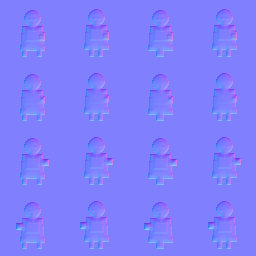
#> input picture Content/Art/Rigs/Hero/Rig_Hero_N.png, 256 x 256 px; its folder holds only this picture in this run
$ python slice_normal_rig.py --input ../../../../Content/Art/Rigs/Hero/Rig_Hero_N.png
#> lines starting #> are read from the running program, lines starting #| are printed output that depends on the picture
#> in process_pipeline, raw_img is the input picture: PIL image 256x256 RGB; mean R, G, B 127.8, 127.8, 254.1
#!/usr/bin/env python3
"""
slice_normal_rig.py

Zero-dependency (numpy + Pillow) 2.5D Hybrid Sprite Sheet Slicer & Channel Extractor
for Unreal Engine 5.8 (C++20 Dark Dungeoneer).

Features:
- Procedural 4x4 magenta-keyed (#FF00FF) archetype synthesis (--synthesize-archetype {hero, exploder, thrower})
- Hard-edge chroma-key stripping (_D.png RGBA) replacing #FF00FF with (0,0,0,0) and zero-halo neighbor cleanup
- Tangent-space normal synthesis (_N.png RGB) using pure-NumPy Chamfer distance-transform dome bevel + 3x3 Sobel luminance gradient
- High-luminance emissive mask extraction (_E.png RGB) isolating Player yellow lantern (#FFCC00),
  Exploder orange magma belly (#FF5500), and Fast Thrower cyan flasks (#00FFFF)
- Packed ORM synthesis (_ORM.png) and 24-color dark gothic palette remix (--remix)
- Normalized UV sub-rectangles (U0, V0, U1, V1) & bottom-center foot pivots for all 16 cells (AtlasMetadata.json)
- Legacy socket metadata (rig_sockets.json) and SHA-256 provenance tracking (Content/AssetManifest.json)
"""

import argparse
import hashlib
import json
import math
import os
import sys
from datetime import datetime, timezone

try:
    from PIL import Image, ImageDraw
    import numpy as np
    HAS_PIL_NUMPY = True
except ImportError:
    HAS_PIL_NUMPY = False

# -----------------------------------------------------------------------------
# Constants & Palettes
# -----------------------------------------------------------------------------
TEXELS_PER_METER = 64.0
UU_PER_METER = 100.0
UU_PER_PIXEL = UU_PER_METER / TEXELS_PER_METER  # 1.5625 UU / px

CHROMA_KEY_MAGENTA = (255, 0, 255)
PORTAL_KEY_GREEN = (0, 255, 0)
PUDDLE_ROUGHNESS_BYTE = int(round(0.05 * 255.0))  # 13 = 0.05 specular water roughness

DARK_GOTHIC_PALETTE = [
    # Shadows / Charcoals
    (12, 12, 16),
    (22, 24, 30),
    (36, 40, 48),
    # Cold Iron / Steel
    (60, 68, 80),
    (96, 108, 122),
    (148, 162, 178),
    # Stone / Leather
    (45, 36, 30),
    (78, 62, 50),
    (115, 94, 76),
    # Bone / Cloak Light
    (185, 180, 165),
    (225, 222, 210),
    # Dried Blood / Deep Crimson
    (75, 15, 18),
    (128, 25, 32),
    (180, 40, 50),
    # Necrotic Mold / Rotting Flesh
    (35, 52, 38),
    (62, 88, 60),
    (95, 130, 85),
    # Key Emissive Accents (Preserved cleanly for _E extraction)
    (255, 204, 0),    # Player Lantern Yellow (#FFCC00)
    (255, 85, 0),     # Exploder Magma Orange (#FF5500)
    (255, 195, 60),   # Magma Hot Core
    (0, 255, 255),    # Fast Thrower Alchemical Cyan (#00FFFF)
    (110, 235, 255),  # Cyan Core Highlight
    # Neutral Moonlight Glint
    (240, 250, 255),
]


def compute_sha256(filepath):
    """Computes the hex SHA-256 hash of a file."""
    h = hashlib.sha256()
    with open(filepath, "rb") as f:
        while chunk := f.read(65536):
            h.update(chunk)
    return h.hexdigest()


# -----------------------------------------------------------------------------
# Procedural Archetype Synthesis (64x64 per frame -> 256x256 4x4 #FF00FF atlas)
# -----------------------------------------------------------------------------
# [397 lines left out: functions synthesize_archetype_sheet, infer_dungeon_sheet_type, synthesize_dungeon_sheet, detect_mirror_portal_mask, generate_dungeon_heightmap_and_roughness, generate_prop_orm_with_portal_mask, not called in this run]


# -----------------------------------------------------------------------------
# Emissive Detection Helper (_E Mask + Remix Preservation)
# -----------------------------------------------------------------------------
def compute_emissive_pixel_mask(arr_rgba):
    """
    Identifies high-luminance saturated emissive pixels matching:
      - Player lantern yellow (#FFCC00)
      - Exploder magma belly orange (#FF5500)
      - Fast Thrower alchemical flask cyan (#00FFFF)
    """
    r = arr_rgba[:, :, 0].astype(np.int32)
    g = arr_rgba[:, :, 1].astype(np.int32)
    b = arr_rgba[:, :, 2].astype(np.int32)
    alpha_ok = arr_rgba[:, :, 3] > 0

    is_yellow_lantern = (r >= 180) & (g >= 135) & (b <= 115) & ((r - b) >= 85)
    is_magma_belly = (r >= 180) & (g >= 40) & (g <= 215) & (b <= 95) & ((r - b) >= 100)
    is_cyan_flask = (b >= 170) & (g >= 155) & (r <= 135) & ((np.minimum(g, b) - r) >= 55)

    vmax = np.maximum(np.maximum(r, g), b).astype(np.float32)
    vmin = np.minimum(np.minimum(r, g), b).astype(np.float32)
    sat = (vmax - vmin) / np.maximum(vmax, 1.0)
    is_bright_sat = (vmax >= 225.0) & (sat >= 0.48)

    # Guard against stray magenta background leakage
    not_magenta = ~((r >= 185) & (b >= 185) & (g <= 95))

    return alpha_ok & not_magenta & (is_yellow_lantern | is_magma_belly | is_cyan_flask | is_bright_sat)


# -----------------------------------------------------------------------------
# Deliverable 1a: Hard-Edge Magenta Keying & Zero-Halo Cleanup (_D.png RGBA)
# -----------------------------------------------------------------------------
def chroma_key_and_cleanup(image, key_color=CHROMA_KEY_MAGENTA, tolerance=52):
    """
    Strips solid #FF00FF magenta key cleanly into (0, 0, 0, 0) RGBA while
    removing 1px silhouette magenta fringe via nearest clean-interior neighbor
    replacement (hard pixel edges, zero haloing).
    """
#> called with key_color = (255, 0, 255), tolerance = 52
    if not HAS_PIL_NUMPY:
        return image

    arr = np.array(image.convert("RGBA"))
    r = arr[:, :, 0].astype(np.int32)
    g = arr[:, :, 1].astype(np.int32)
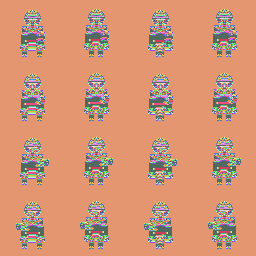
#> g: shape (256, 256) int32; 109 distinct labels, from 48 to 206; one colour per label, 0 black
    b = arr[:, :, 2].astype(np.int32)
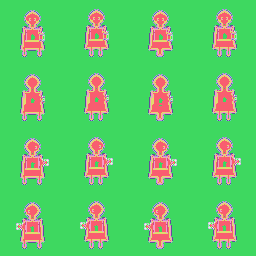
#> b: shape (256, 256) int32; 25 distinct labels, from 227 to 255; one colour per label, 0 black
    a = arr[:, :, 3]
#> a: shape (256, 256); every value is 255

    kr, kg, kb = key_color
    dist_sq = (r - kr) ** 2 + (g - kg) ** 2 + (b - kb) ** 2

    # Key out exact #FF00FF + near-magenta AI fringe + already transparent pixels
    is_magenta_fringe = (np.minimum(r, b) >= 175) & (g <= 90) & ((np.minimum(r, b) - g) >= 115)
#> is_magenta_fringe: shape (256, 256) bool; every value is 0
    is_key = (dist_sq <= (tolerance ** 2)) | is_magenta_fringe | (a < 128)

    # Hard pixel alpha edge: (0,0,0,0) for transparent, alpha=255 for opaque
    arr[is_key] = [0, 0, 0, 0]
    arr[~is_key, 3] = 255

    opaque = arr[:, :, 3] > 0
#> opaque: shape (256, 256) bool; every value is 1

    # Detect pixels adjacent to transparency
    p_opaque = np.pad(opaque, 1, mode="constant", constant_values=False)
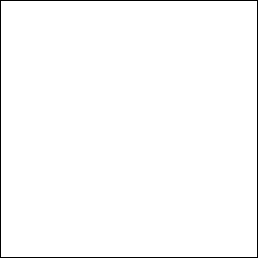
#> p_opaque: shape (258, 258) bool; 98.5% white; black in thin lines or dots
    has_transparent_neighbor = (
        ~p_opaque[:-2, 1:-1] | ~p_opaque[2:, 1:-1] |
        ~p_opaque[1:-1, :-2] | ~p_opaque[1:-1, 2:]
    )
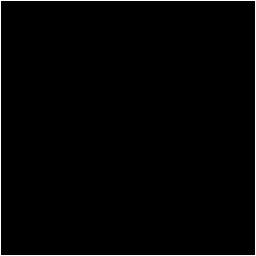
#> has_transparent_neighbor: shape (256, 256) bool; 1.6% white in thin lines or dots
    boundary = opaque & has_transparent_neighbor

    # Residual magenta spill check on boundary texels
    r = arr[:, :, 0].astype(np.int32)
    g = arr[:, :, 1].astype(np.int32)
    b = arr[:, :, 2].astype(np.int32)
    has_spill = boundary & (np.minimum(r, b) > g + 24) & ((r + b) > (2 * g + 60))

    if np.any(has_spill):
        clean_interior = opaque & (~has_spill)
        p_arr = np.pad(arr[:, :, :3].astype(np.int32), ((1, 1), (1, 1), (0, 0)), mode="constant", constant_values=0)
        p_clean = np.pad(clean_interior, 1, mode="constant", constant_values=False)

        accum_rgb = np.zeros((arr.shape[0], arr.shape[1], 3), dtype=np.int32)
        accum_cnt = np.zeros((arr.shape[0], arr.shape[1]), dtype=np.int32)
        for dy, dx in ((-1, 0), (1, 0), (0, -1), (0, 1), (-1, -1), (-1, 1), (1, -1), (1, 1)):
            ys = slice(1 + dy, 1 + dy + arr.shape[0])
            xs = slice(1 + dx, 1 + dx + arr.shape[1])
            mask = p_clean[ys, xs]
            accum_rgb[mask] += p_arr[ys, xs][mask]
            accum_cnt[mask] += 1

        replace_mask = has_spill & (accum_cnt > 0)
        arr[replace_mask, 0] = (accum_rgb[replace_mask, 0] // accum_cnt[replace_mask]).astype(np.uint8)
        arr[replace_mask, 1] = (accum_rgb[replace_mask, 1] // accum_cnt[replace_mask]).astype(np.uint8)
        arr[replace_mask, 2] = (accum_rgb[replace_mask, 2] // accum_cnt[replace_mask]).astype(np.uint8)

        # Fallback for isolated 1px tips: neutralize magenta channel spikes
        fallback_mask = has_spill & (accum_cnt == 0)
        if np.any(fallback_mask):
            g_fb = g[fallback_mask]
            arr[fallback_mask, 0] = np.minimum(r[fallback_mask], g_fb + 12).astype(np.uint8)
            arr[fallback_mask, 2] = np.minimum(b[fallback_mask], g_fb + 12).astype(np.uint8)

    return Image.fromarray(arr, "RGBA")


# -----------------------------------------------------------------------------
# Walk-Cycle Stride Validation & Procedural Repair (--validate-stride / --repair-stride)
# -----------------------------------------------------------------------------
ROW_ORIENTATION_NAMES = ("South/SE", "North/SW", "East/NE", "West/NW")


# [234 lines left out: functions _extract_foreground_bbox, measure_row_stride_variance, _warp_cell_region_nearest, _synthesize_row_strides_from_seed, validate_and_repair_stride, apply_remix_pass, not called in this run]


# -----------------------------------------------------------------------------
# Deliverable 1b: Distance-Transform Dome Bevel + 3x3 Sobel Normal Map (_N.png RGB)
# -----------------------------------------------------------------------------
def generate_tangent_normal_map(diffuse_image, normal_strength=2.4, bevel_radius=10.0):
    """
    Synthesizes a tangent-space normal map (_N.png RGB) by combining:
      1. Pure-NumPy Chamfer Euclidean distance transform dome bevel from silhouette alpha
      2. 3x3 Sobel luminance gradient from interior pixel details
    """
#> called with normal_strength = 2.4, bevel_radius = 10
    if not HAS_PIL_NUMPY:
        return diffuse_image.convert("RGB")

    arr = np.array(diffuse_image.convert("RGBA"))
    h, w = arr.shape[:2]
    fg = arr[:, :, 3] > 0

    # 1. Exact pure-NumPy Chamfer (1, sqrt(2)) silhouette distance transform
    max_steps = int(math.ceil(bevel_radius)) + 2
    dist = np.where(fg, bevel_radius + 2.0, 0.0).astype(np.float32)
#> dist: shape (256, 256) float32; every value is 12
    sqrt2 = np.float32(1.41421356)
    for _ in range(max_steps):
        p = np.pad(dist, 1, mode="constant", constant_values=0.0)
        n4 = np.minimum(
            np.minimum(p[:-2, 1:-1], p[2:, 1:-1]),
            np.minimum(p[1:-1, :-2], p[1:-1, 2:])
        ) + 1.0
        nd = np.minimum(
            np.minimum(p[:-2, :-2], p[:-2, 2:]),
            np.minimum(p[2:, :-2], p[2:, 2:])
        ) + sqrt2
        dist = np.where(fg, np.minimum(dist, np.minimum(n4, nd)), 0.0)

    # Smooth hemispherical dome bevel profile [0..1]
    u = np.clip(dist / max(bevel_radius, 1e-3), 0.0, 1.0)
    dome_height = np.sqrt(np.clip(1.0 - (1.0 - u) ** 2, 0.0, 1.0))

    # 2. Interior pixel luminance gradient
    r = arr[:, :, 0].astype(np.float32) / 255.0
    g = arr[:, :, 1].astype(np.float32) / 255.0
    b = arr[:, :, 2].astype(np.float32) / 255.0
    lum = (0.299 * r + 0.587 * g + 0.114 * b) * fg.astype(np.float32)

    combined_height = (0.65 * dome_height + 0.35 * lum) * fg.astype(np.float32)

    # 3. 3x3 Sobel kernels for gradient calculation
    kx = np.array([[-1.0, 0.0, 1.0],
                   [-2.0, 0.0, 2.0],
                   [-1.0, 0.0, 1.0]], dtype=np.float32) / 8.0
    ky = np.array([[-1.0, -2.0, -1.0],
                   [0.0, 0.0, 0.0],
                   [1.0, 2.0, 1.0]], dtype=np.float32) / 8.0

    padded = np.pad(combined_height, pad_width=1, mode="constant", constant_values=0.0)
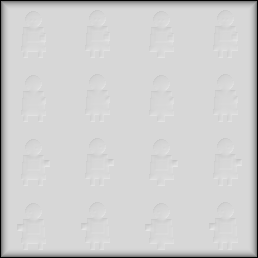
#> padded: shape (258, 258) float32; min 0, max 0.904, mean 0.815
    dx = np.zeros((h, w), dtype=np.float32)
    dy = np.zeros((h, w), dtype=np.float32)
    for ky_i in range(3):
        for kx_i in range(3):
            patch = padded[ky_i:ky_i + h, kx_i:kx_i + w]
            dx += kx[ky_i, kx_i] * patch
            dy += ky[ky_i, kx_i] * patch
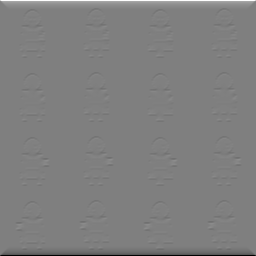
#> dy: shape (256, 256) float32; min -0.293, max 0.293, mean 9.55e-09; drawn with min black and max white

    nx = -dx * normal_strength
    ny = -dy * normal_strength
    nz = np.ones((h, w), dtype=np.float32)

    inv_len = 1.0 / np.sqrt(nx * nx + ny * ny + nz * nz)
    nx *= inv_len
    ny *= inv_len
    nz *= inv_len

    out_rgb = np.zeros((h, w, 3), dtype=np.uint8)
    out_rgb[:, :, 0] = np.clip((nx * 0.5 + 0.5) * 255.0, 0, 255).astype(np.uint8)
    out_rgb[:, :, 1] = np.clip((ny * 0.5 + 0.5) * 255.0, 0, 255).astype(np.uint8)
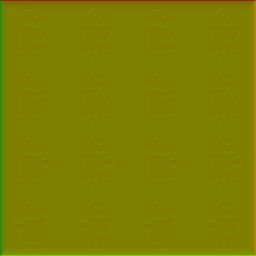
#> out_rgb: shape (256, 256, 3); mean of channels 0, 1, 2 127, 127, 0; drawn as R, G, B
    out_rgb[:, :, 2] = np.clip((nz * 0.5 + 0.5) * 255.0, 0, 255).astype(np.uint8)

    # Non-opaque background maps to neutral flat tangent normal (128, 128, 255)
    bg = ~fg
    out_rgb[bg, 0] = 128
    out_rgb[bg, 1] = 128
    out_rgb[bg, 2] = 255

    return Image.fromarray(out_rgb, "RGB")


# -----------------------------------------------------------------------------
# Deliverable 1c: Emissive Channel Extraction (_E.png RGB)
# -----------------------------------------------------------------------------
def generate_emissive_mask(diffuse_image):
    """
    Extracts high-luminance emissive pixels (yellow lantern, orange magma belly,
    cyan flasks) into an isolated RGB emissive mask on pure black (0, 0, 0).
    """
    if not HAS_PIL_NUMPY:
        return diffuse_image.convert("RGB")

    arr = np.array(diffuse_image.convert("RGBA"))
    emissive = compute_emissive_pixel_mask(arr)
#> (the rest of the program and of its run is left out)
